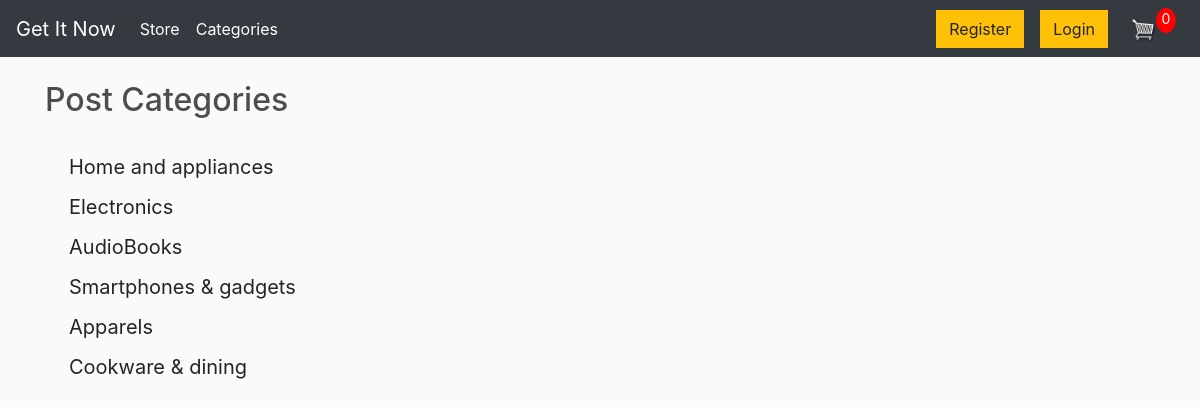
The page /category-list/ on the database its author committed.
### store/models.py (models this page shows, shortened)
class Category(models.Model):
    name = models.CharField(max_length=255)
    def __str__(self):
        return self.name

### store/views.py (the view)
# urls.py: path('category-list/', views.CategoryListView, name='category-list'),
def CategoryListView(request):
    data = cartData(request)
    cartItems = data['cartItems']
    order = data['order']
    items = data['items']
    cat_menu_list = Category.objects.all()
    return render(request, 'store/category_list.html', {'cat_menu_list': cat_menu_list, 'cartItems':cartItems})

### store/utils.py (called while the page is built, shortened)
def cookieCart(request):
	try:
		cart = json.loads(request.COOKIES['cart'])
	except:
		cart = {}
		print('CART:', cart)
	items = []
	order = {'get_cart_total':0, 'get_cart_items':0, 'shipping':False}
	cartItems = order['get_cart_items']
	return {'cartItems':cartItems ,'order':order, 'items':items}

def cartData(request):
	if request.user.is_authenticated:
		order, created = Order.objects.get_or_create(customer=request.user.customer, complete=False)
		items = order.orderitem_set.all()
		cartItems = order.get_cart_items
	else:
		cookieData = cookieCart(request)
		cartItems = cookieData['cartItems']
		order = cookieData['order']
		items = cookieData['items']
	return {'cartItems':cartItems ,'order':order, 'items':items}

### store/templates/store/category_list.html
{% extends 'store/main.html' %}
{% load static %}
	{% block content %}
    <h2>Post Categories</h2>
    <br>
      {% for item in cat_menu_list %}
        <h5><a class="dropdown-item" href="{% url 'category' item %}">{{ item }}</a></h5>
      {% endfor %}
	{% endblock %}

### static/css/main.css (style rules this page uses)
body { background-color: hsl(0, 0%, 98%); }
h1,h2,h3,h4,h5,h6 { color:hsl(0, 0%, 30%); }

### rows shown on the page
Category: name "Home and appliances"
Category: name "Electronics"
Category: name "AudioBooks"
Category: name "Smartphones & gadgets"
Category: name "Apparels"
Category: name "Cookware & dining"

### other values the page prints
{{ cartItems }} "0"
